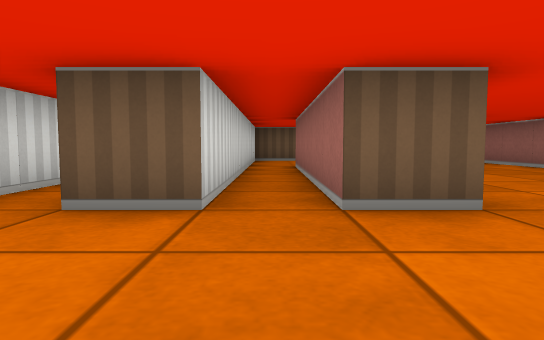
view 1 (above)

21 first-person views from a walk through a cub3D maze. The camera is about half as high as the walls, tilts 4° down and sees 75° across. The floor is counted in squares. Each view is taken from the middle of a square. On the plan, view 1 faces up. The plan holds only what a view shows up to about 9 squares ahead; the rest is blank.

view 2
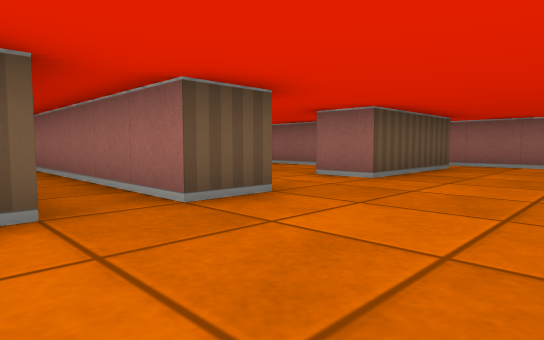

view 3
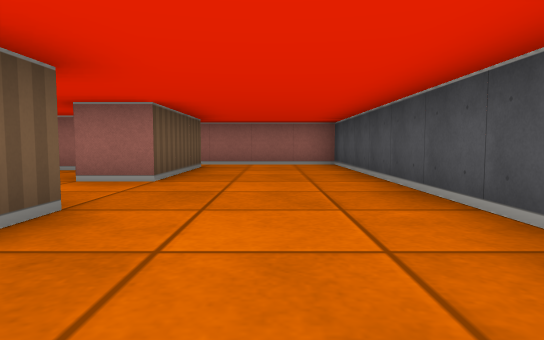

view 4
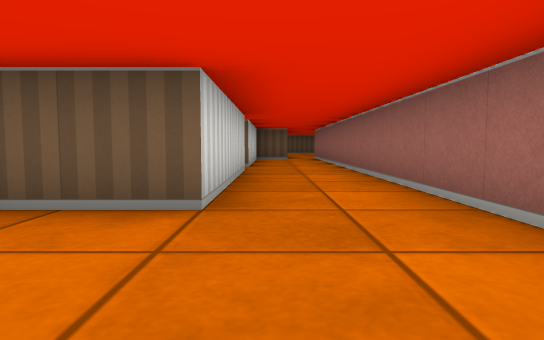

view 5
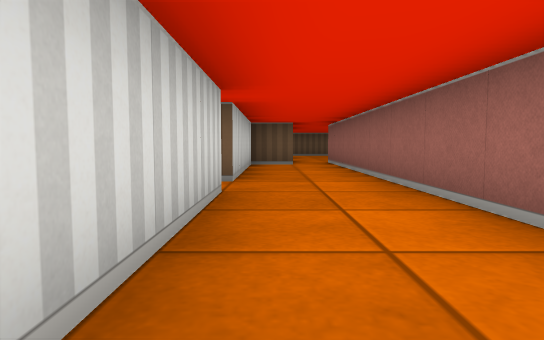

view 6
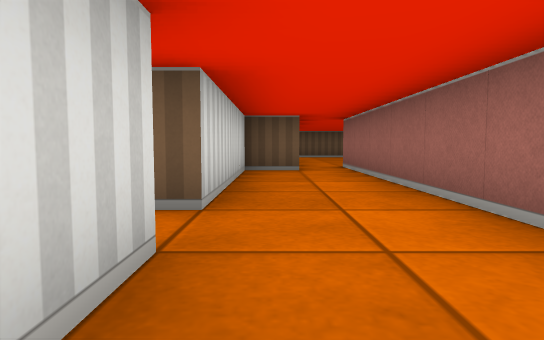

view 7
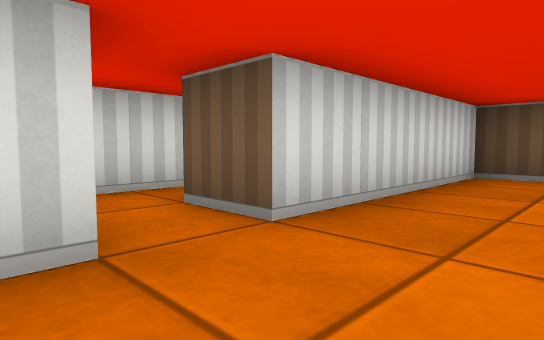

view 8
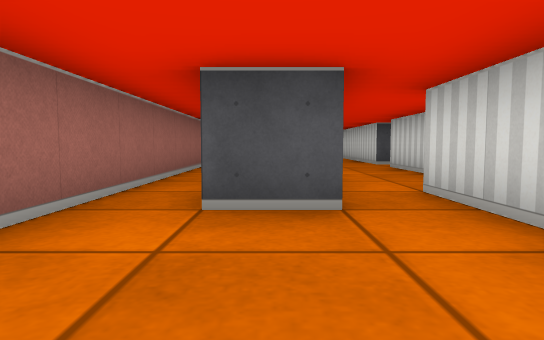

view 9
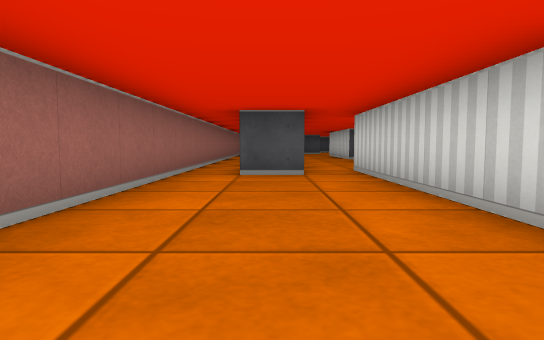

view 10
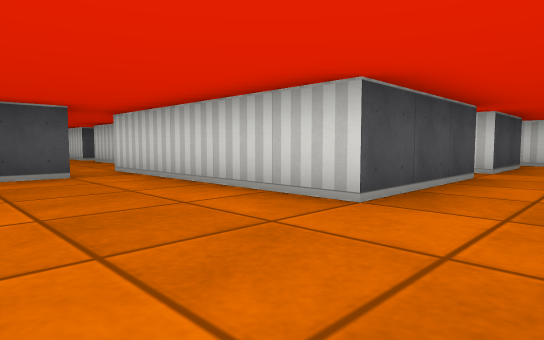

view 11
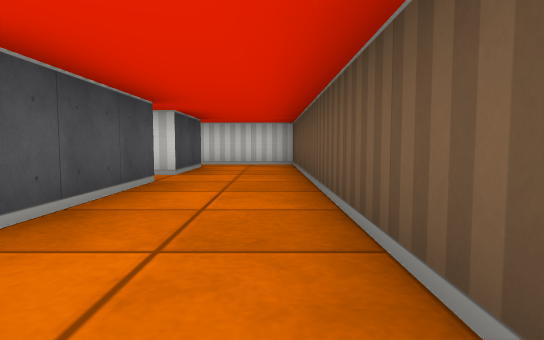

view 12
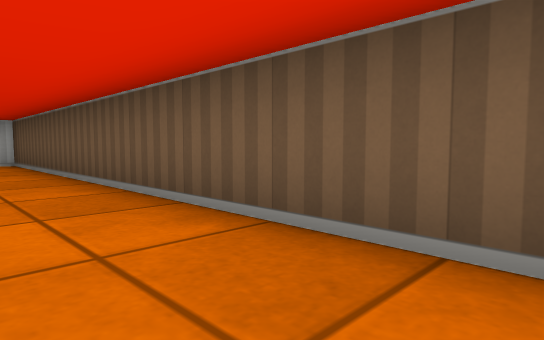

view 13
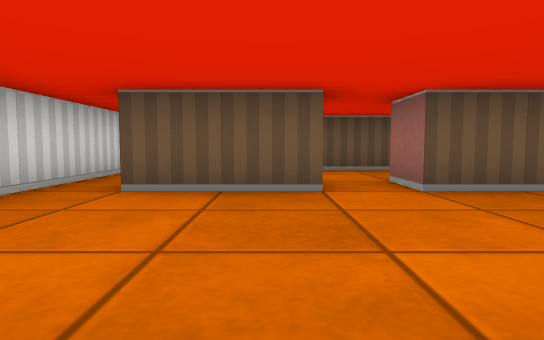

view 14
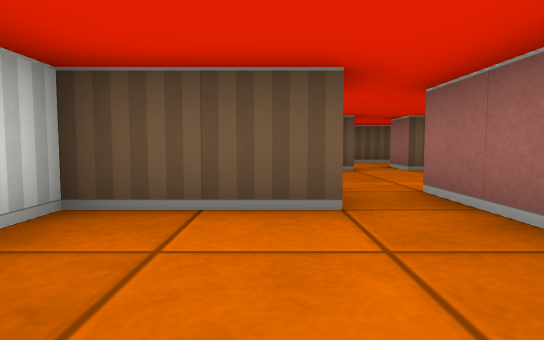

view 15
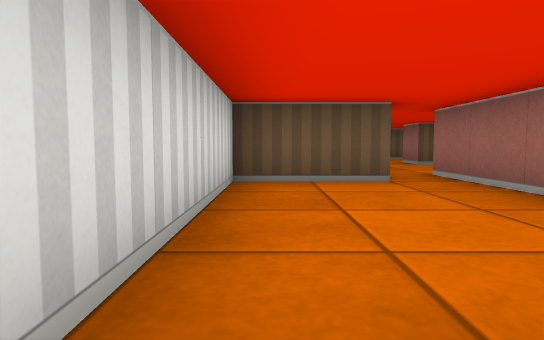

view 16
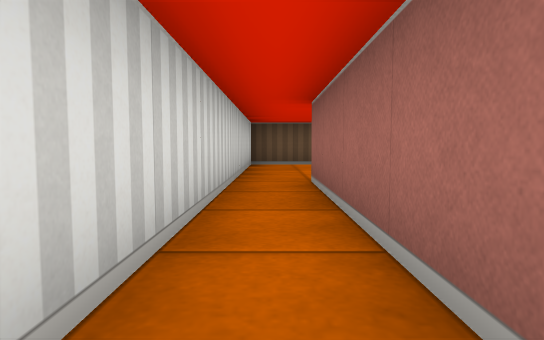

view 17
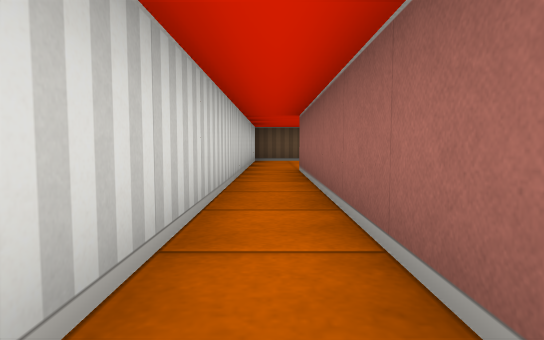

view 18
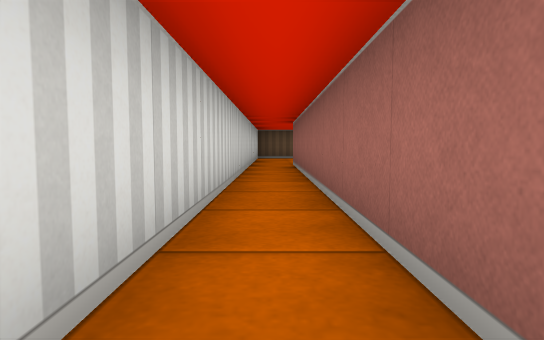

view 19
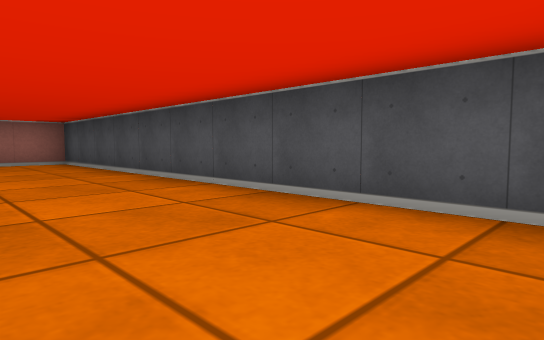

view 20
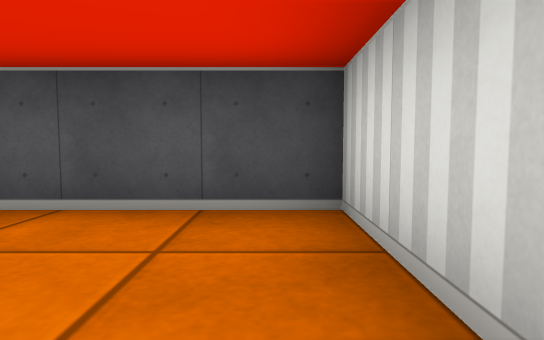

view 21
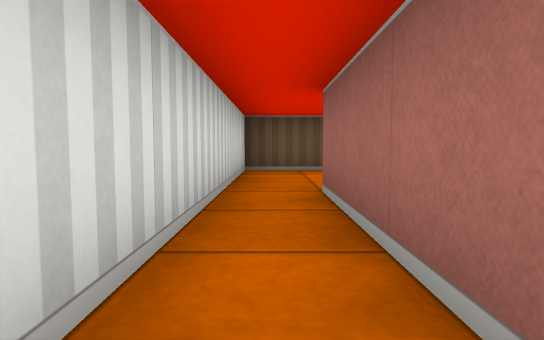

### Floor plan
Ten units are one square. View 1 is at (0, 0); x grows to the right and y downward. Boxes are objects, and circles mark ways between rooms. Rooms are numbered by the first view taken in them; rooms with no view inside come last. Other rooms are left out.
<svg viewBox="-30 -230 110 240">
<path fill="none" stroke="#000" d="M16 -25 5 -25 5 -75M66 -25 35 -25 35 -35M-15 -36 -15 -115M-5 -75 -5 -25 -15 -25M-25 -14 -25 5 75 5 75 -29M75 -115 75 -164M-25 -115 -25 -31M35 -106 35 -65 20 -65M55 -45 55 -165M45 -165 45 -155 35 -155 35 -115M69 -225 5 -225M15 -205 45 -205 45 -165M55 -165 65 -165M75 -164 75 -201M5 -141 5 -165M-4 -155 -25 -155 -25 -115M6 -195 -15 -195M28 -195 15 -195 15 -205M5 -205 5 -201M-15 -205 5 -205M5 -225 -25 -225 -25 -191"/>
<circle cx="25" cy="-30" r="3" fill="#2a7"/>
<circle cx="70" cy="-160" r="3" fill="#2a7"/>
<circle cx="-20" cy="-110" r="3" fill="#2a7"/>
<circle cx="50" cy="-160" r="3" fill="#2a7"/>
<circle cx="10" cy="-200" r="3" fill="#2a7"/>
<circle cx="-5" cy="-215" r="3" fill="#2a7"/>
<circle cx="0" cy="-160" r="3" fill="#2a7"/>
<circle cx="-20" cy="-200" r="3" fill="#2a7"/>
<text x="30" y="-30">1</text>
<text x="40" y="-90">2</text>
<text x="50" y="-200">3</text>
<text x="-10" y="-140">4</text>
<text x="10" y="-180">5</text>
<text x="-10" y="-210">6</text>
</svg>
Room 1 opens to room 2. Room 1 opens to room 3. Room 1 opens to room 4. Room 2 opens to room 3. Room 3 opens to room 5. Room 3 opens to room 6. Room 4 opens to room 5. Room 5 opens to room 6.

Where each view was taken, in squares from view 1:
view 1: 0 up, 0 right, facing up
view 2: 0 up, 1 left, facing up-right
view 3: 1 up, 1 left, facing right
view 4: 4 up, 4 right, facing up
view 5: 7 up, 4 right, facing up
view 6: 9 up, 4 right, facing up
view 7: 10 up, 5 right, facing up-left
view 8: 19 up, 6 right, facing down
view 9: 22 up, 6 right, facing down
view 10: 22 up, 7 right, facing down-left
view 11: 22 up, 6 right, facing left
view 12: 21 up, 7 right, facing up-left
view 13: 16 up, 0 right, facing up
view 14: 13 up, 1 left, facing up
view 15: 11 up, 2 left, facing up
view 16: 7 up, 2 left, facing up
view 17: 5 up, 2 left, facing up
view 18: 3 up, 2 left, facing up
view 19: 2 up, 2 left, facing down-right
view 20: 2 up, 2 left, facing down
view 21: 4 up, 0 right, facing up
